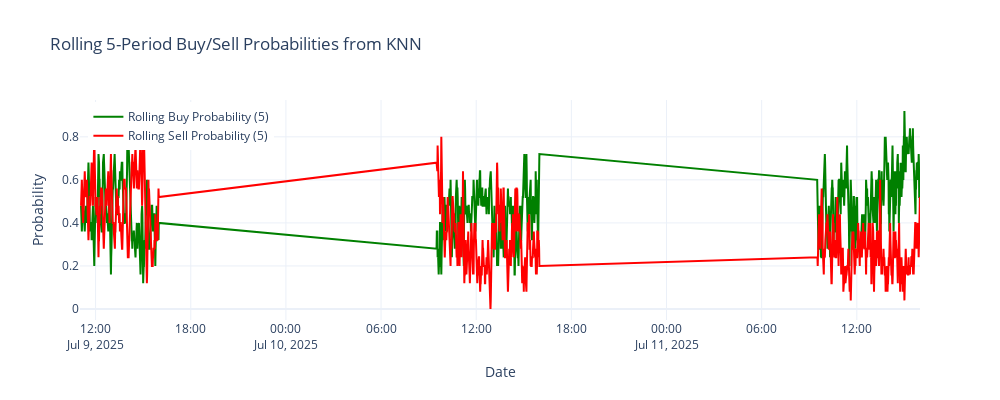

The notebook cell saved with this chart:
### Code cell
import pandas as pd
import plotly.graph_objects as go

# 1. Get class order and predicted probabilities for test set
probs = knn.predict_proba(X_test)
class_order = knn.classes_

# 2. Map columns to class labels
prob_df = pd.DataFrame(probs, columns=class_order, index=datafix.index[-len(X_test):])

# 3. Rolling 5-period mean for buy and sell probabilities
prob_df['buy_prob_roll5'] = prob_df.get(1, pd.Series(0, index=prob_df.index)).rolling(5).mean()
prob_df['sell_prob_roll5'] = prob_df.get(-1, pd.Series(0, index=prob_df.index)).rolling(5).mean()

# 4. Plot
fig = go.Figure()
fig.add_trace(go.Scatter(
    x=prob_df.index, y=prob_df['buy_prob_roll5'],
    mode='lines', name='Rolling Buy Probability (5)', line=dict(color='green', width=2)
))
fig.add_trace(go.Scatter(
    x=prob_df.index, y=prob_df['sell_prob_roll5'],
    mode='lines', name='Rolling Sell Probability (5)', line=dict(color='red', width=2)
))
fig.update_layout(
    title="Rolling 5-Period Buy/Sell Probabilities from KNN",
    xaxis_title="Date",
    yaxis_title="Probability",
    legend=dict(x=0.01, y=0.99),
    hovermode='x unified',
    template='plotly_white',
    width=1000,
    height=400
)
fig.show()

### Figure 1 — Plotly figure (JSON) as saved in the notebook; plotly's stock layout.template omitted (floating-point values rounded to 4 significant figures; data arrays with more than 128 entries replaced by an {"elided": "..."} marker saying what was removed)
{"data": [{"line": {"color": "green", "width": 2}, "mode": "lines", "name": "Rolling Buy Probability (5)", "type": "scatter", "x": {"elided": "1079 str values"}, "y": {"elided": "1079 float values"}}, {"line": {"color": "red", "width": 2}, "mode": "lines", "name": "Rolling Sell Probability (5)", "type": "scatter", "x": {"elided": "1079 str values"}, "y": {"elided": "1079 float values"}}], "layout": {"height": 400, "hovermode": "x unified", "legend": {"x": 0.01, "y": 0.99}, "title": {"text": "Rolling 5-Period Buy/Sell Probabilities from KNN"}, "width": 1000, "xaxis": {"title": {"text": "Date"}}, "yaxis": {"title": {"text": "Probability"}}}}
